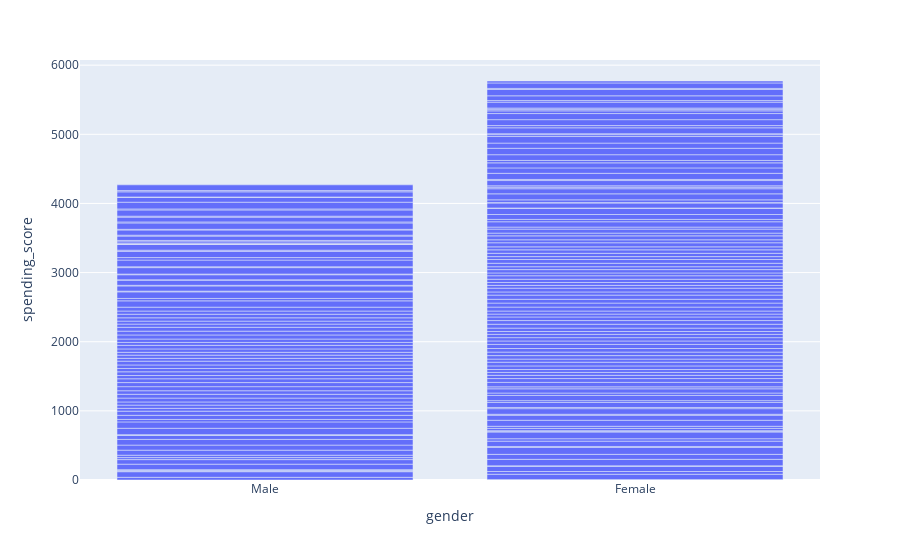

The notebook cell this image was saved under:
### Code cell
px.bar(df, x=df['gender'], y= df['spending_score'])

### Figure 1 — Plotly figure (JSON) as saved in the notebook; plotly's stock layout.template omitted (floating-point values rounded to 4 significant figures; data arrays with more than 128 entries replaced by an {"elided": "..."} marker saying what was removed)
{"data": [{"alignmentgroup": "True", "hovertemplate": "gender=%{x}<br>spending_score=%{y}<extra></extra>", "legendgroup": "", "marker": {"color": "#636efa"}, "name": "", "offsetgroup": "", "orientation": "v", "showlegend": false, "textposition": "auto", "type": "bar", "x": {"elided": "200 str values"}, "xaxis": "x", "y": {"elided": "200 int values"}, "yaxis": "y"}], "layout": {"barmode": "relative", "legend": {"tracegroupgap": 0}, "margin": {"t": 60}, "xaxis": {"anchor": "y", "domain": [0, 1], "title": {"text": "gender"}}, "yaxis": {"anchor": "x", "domain": [0, 1], "title": {"text": "spending_score"}}}}
